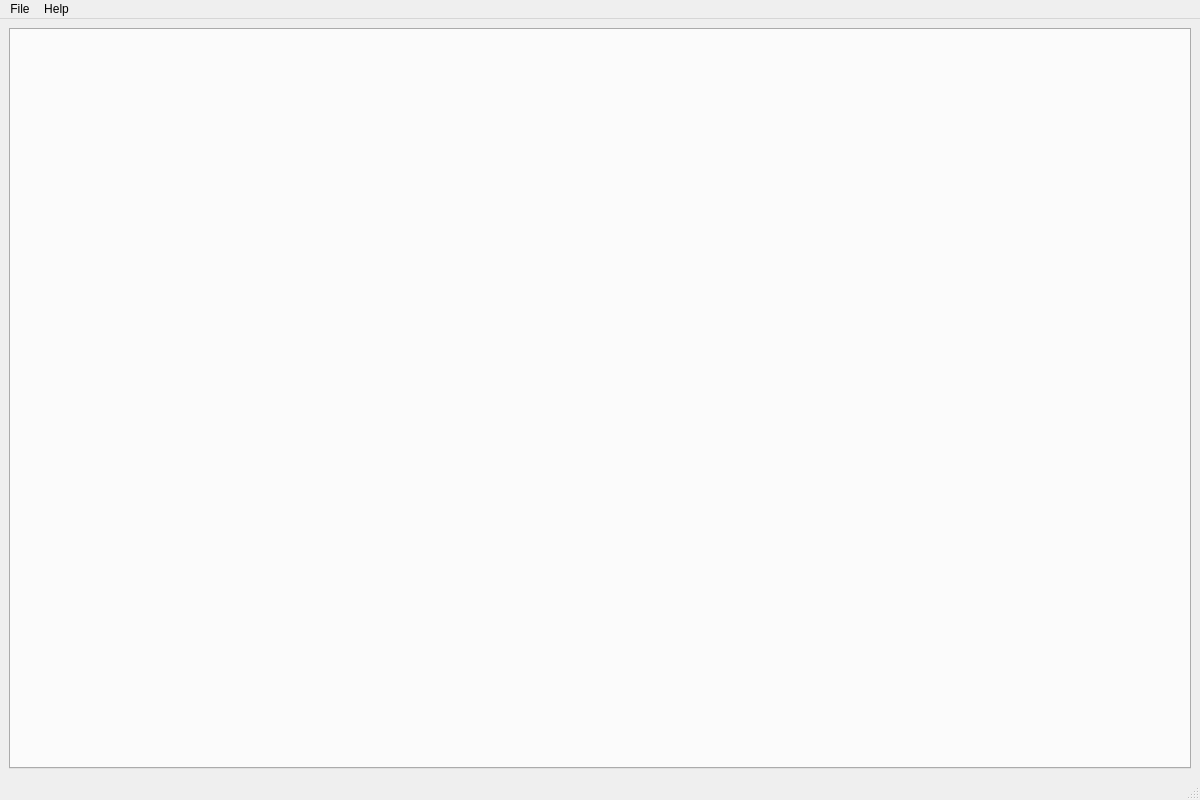
<?xml version="1.0" encoding="UTF-8"?>
<ui version="4.0">
 <class>MainWindow</class>
 <widget class="QMainWindow" name="MainWindow">
  <property name="geometry">
   <rect>
    <x>0</x>
    <y>0</y>
    <width>1200</width>
    <height>800</height>
   </rect>
  </property>
  <property name="windowTitle">
   <string>Library Management System</string>
  </property>
  <widget class="QWidget" name="centralwidget">
   <layout class="QVBoxLayout" name="verticalLayout">
    <item>
     <widget class="QTabWidget" name="tabWidget">
      <property name="currentIndex">
       <number>0</number>
      </property>
     </widget>
    </item>
   </layout>
  </widget>
  <widget class="QMenuBar" name="menubar">
   <property name="geometry">
    <rect>
     <x>0</x>
     <y>0</y>
     <width>1200</width>
     <height>22</height>
    </rect>
   </property>
   <widget class="QMenu" name="menuFile">
    <property name="title">
     <string>File</string>
    </property>
    <addaction name="actionExit"/>
   </widget>
   <widget class="QMenu" name="menuHelp">
    <property name="title">
     <string>Help</string>
    </property>
    <addaction name="actionAbout"/>
   </widget>
   <addaction name="menuFile"/>
   <addaction name="menuHelp"/>
  </widget>
  <widget class="QStatusBar" name="statusbar"/>
  <action name="actionExit">
   <property name="text">
    <string>Exit</string>
   </property>
  </action>
  <action name="actionAbout">
   <property name="text">
    <string>About</string>
   </property>
  </action>
 </widget>
 <resources/>
 <connections/>
</ui> 
